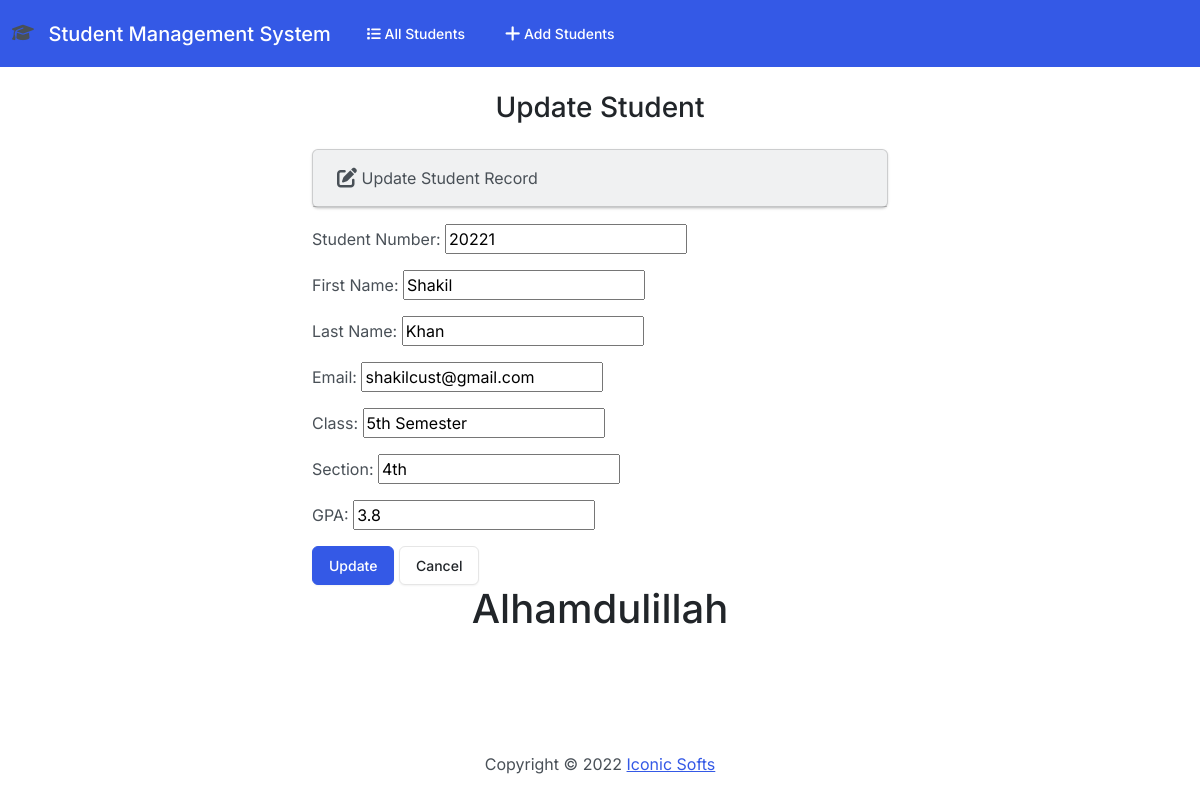
Page /edit/1 on the earlier database version.
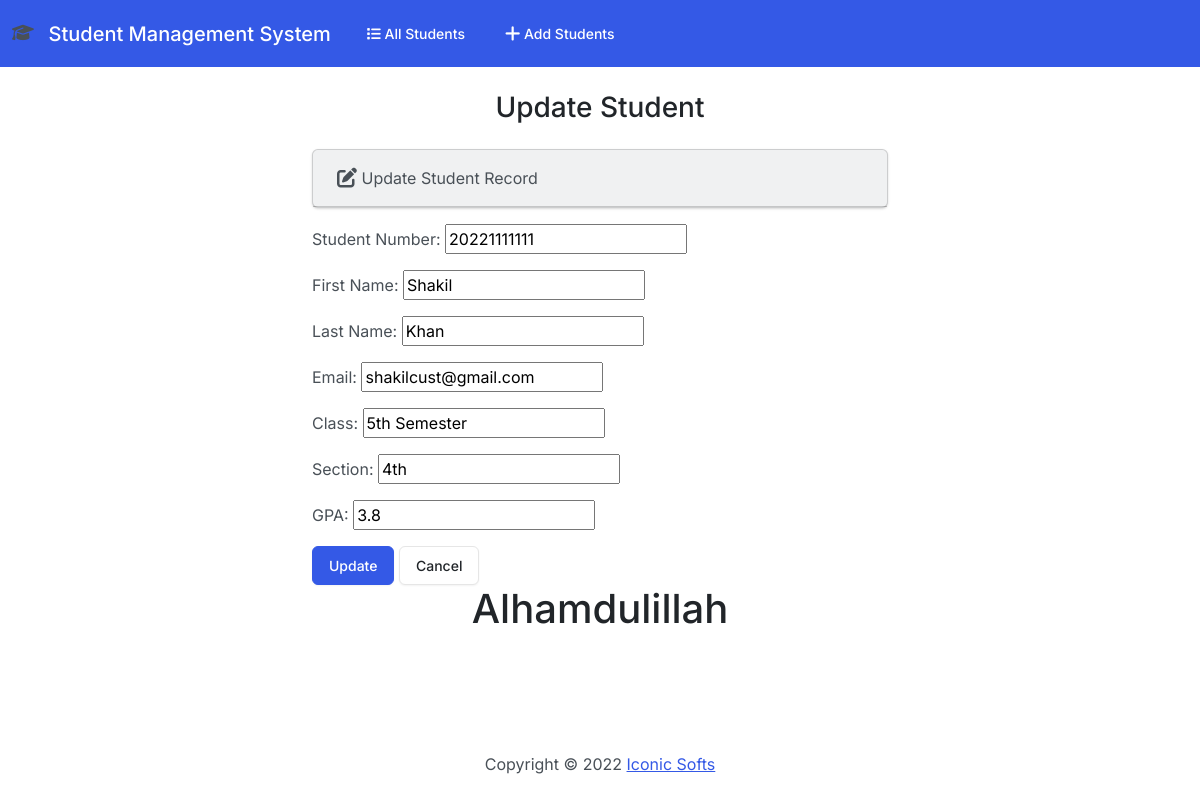
Same page on the later database version.
### students/models.py (models this page shows, shortened)
class Student(models.Model):
    student_number = models.PositiveIntegerField()
    first_name = models.CharField(max_length=50)
    last_name = models.CharField(max_length=50)
    email = models.EmailField(max_length=100)
    jamat = models.CharField(max_length=50)
    section = models.CharField(max_length=50)
    gpa = models.FloatField()

### students/views.py (the view)
# urls.py: path('edit/<int:id>', views.edit, name='edit'),
def edit(request, id):
    if request.method == 'POST':
        student = Student.objects.get(pk=id)
        form = StudentForm(request.POST, instance=student)
        if form.is_valid():
            form.save()
            return render(request, 'students/edit.html',{
                'form': form,
                'success': True
            })
    else:
        student = Student.objects.get(pk=id)
        form = StudentForm(instance=student)
    return render(request, 'students/edit.html',{
        'form': form
    })

### students/forms.py
class StudentForm(forms.ModelForm):
    class Meta:
        model = Student
        fields = ['student_number' , 'first_name' , 'last_name' , 'email', 'jamat' , 'section' , 'gpa']
        labels = {
            'student_number': 'Student Number',
            'first_name': 'First Name',
            'last_name': 'Last Name',
            'email': 'Email',
            'jamat' : 'Class',
            'section': 'Section',
            'gpa': 'GPA'
        }
        widget = {
            'student_number': forms.NumberInput(attrs={'class': 'form-control'}),
            'first_name': forms.TextInput(attrs={'class': 'form-control'}),
            'last_name': forms.TextInput(attrs={'class': 'form-control'}),
            'email': forms.EmailInput(attrs={'class': 'form-control'}),
            'jamat': forms.TextInput(attrs={'class': 'form-control'}),
            'section': forms.TextInput(attrs={'class': 'form-control'}),
            'gpa': forms.NumberInput(attrs={'class': 'form-control'})
        }

### students/templates/students/edit.html (shortened to what this page needs)
{% extends "students/base.html" %}
{% block body %}
    <h3 class="text-center m-4" > Update Student </h3>
    {% if success %}
        <div class="alert alert-success" role="alert">
            The new students information has been updated successfully.
            <a href="{% url 'index' %}" class="alert-link"> Go to Home Page </a>
        </div>
    {% else %}
        <div class="row justify-content-center"  >
            <div class="col-6">
                <div class="card bg-light mb-3">
                    <div class="card-header">
                          <i class="fa-solid fa-pen-to-square fa-lg"></i>
                          Update Student Record
                     </div>
                    </div>
                    <div class="card-body">
                          <form action="" method="POST">
                              {{ form.as_p }}
                              <button  type="submit" class="btn btn-primary"> Update </button>
                              <a href="{% url 'index' %}" class="btn btn-secondary"> Cancel </a>
                          </form>
                      </div>
            </div>
        </div>
    {% endif %}
{% endblock %}

Differences in the rows shown:
changed Student "Shakil": student_number "20221" → "20221111111"
